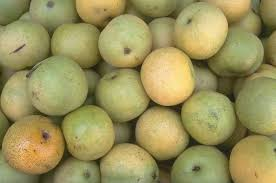
#> input picture lab4/image.jpg, 276 x 183 px, found by its file name
$ jupyter execute --allow-errors lab3.ipynb   (Python 2 division)
#> lines starting #> are read from the running program, lines starting #| are printed output that depends on the picture
[cell 1]
import cv2
import numpy as np
import matplotlib.pyplot as  plt

[cell 2]
#Task 1a
def intensity(a,image):               #reads image and multiply with constant a, then clip values >255 and <0
    image=image.astype(int)
    image=image*a
    image[image>255]=255
    image[image<0]=0
    image=image.astype(int)

    return image
#Task1 b
def negative(image):#Subtract image from 255

    return 255-image


im=cv2.imread("image.jpg",0)
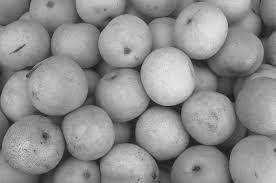
#> im: shape (183, 276); min 21, max 231, mean 142.5
plt.imshow(intensity(1.4,im),cmap='gray')
#> in intensity, `image[image>255]=255`:
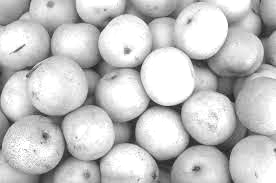
#> image: shape (183, 276) float64; min 29.4, max 255, mean 196.6
plt.show()

[cell 3]
#Task 2 Log functions:

def log_transform(image,c):    #formula implemented for log transformation
    image=image.astype(int)
    image=np.log(1+image)
    image=c*image

    image[image>255]=255          #Clipping
    image[image<0]=0
    return image.astype("uint8")


im=cv2.imread("image.jpg",0)
plt.imshow(log_transform(im,0.8),cmap="gray")
#> in log_transform, `image=np.log(1+image)`:
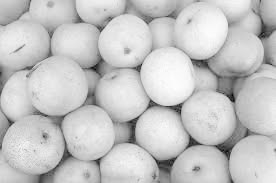
#> image: shape (183, 276) float64; min 3.09, max 5.45, mean 4.92; drawn with min black and max white
#> in log_transform, `return image.astype("uint8")`:
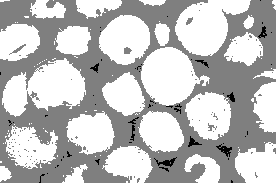
#> returned value: shape (183, 276); min 2, max 4, mean 3.5; drawn with min black and max white
plt.show()


def power_transform(image,power,c):   # Power formula implementation
    image=image.astype(int)
    image=np.power(image,power)
    image=c*image
    image[image>255]=255            #Clipping
    image[image<0]=0
    return image.astype('uint8')

plt.imshow(power_transform(im,1.13,1),cmap="gray")
#> in power_transform, `image=np.power(image,power)`:
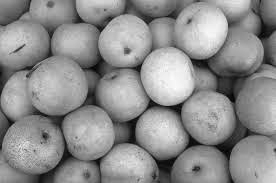
#> image: shape (183, 276) float64; min 31.2, max 468.7, mean 273.3; drawn with min black and max white
#> in power_transform, `image[image>255]=255`:
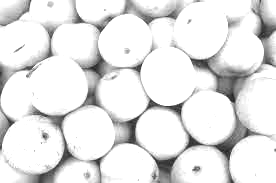
#> image: shape (183, 276) float64; min 31.2, max 255, mean 228.9
plt.show()

[cell 4]
#histogram equilization
import collections


plt.rcParams['figure.figsize'] = (15.0, 10.0)
image=cv2.imread("image.jpg")
#> image is the input picture: shape (183, 276, 3); mean B, G, R 91.1, 146.4, 154.5
image=np.average(image,2).astype(int)
#> image: shape (183, 276) int64
print image.ravel().shape
#| (50508,)


#plt.imshow(imagee,cmap = plt.get_cmap('gray'))      #Shwoing original histogram before equalization
plt.hist(image.ravel(),256,[0,256])
plt.show()
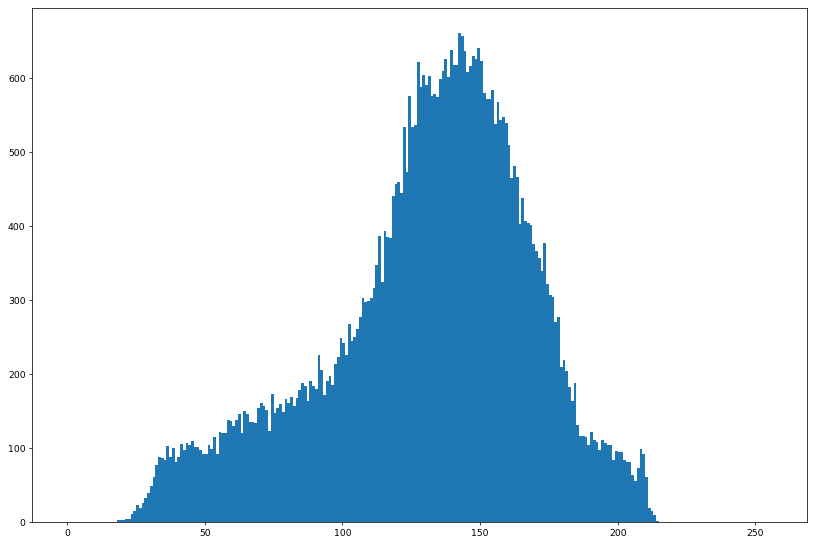
#> figure drawn by matplotlib, 1 panel; tallest bar 661 high, from x = 142 to 143

def his_equi(image):
    flat=image.flatten()           #convert image to 1D
    bins= collections.Counter(flat)  # Calculating relative histogram of image
    total=sum(bins.values())         #total number of ppixels


    cdf=np.array(bins.values()).astype(float)
    cdf=(cdf)/total                            #Calculating individual probalility

    for i in range (1,len(bins)):
        cdf[i]=cdf[i-1]+cdf[i]          # PDF to CDF

    cdf=np.array(cdf)
    cdf=(cdf*255).astype(int)             #calculating new values


    dic ={}
    i=0
    for key in bins.keys():
        dic[key]=cdf[i]             #Assigning new values  to pixels
        i+=1

    equalized=np.zeros_like(flat)

    for key in bins.keys():
        equalized=np.where(flat==key,dic[key],equalized)   #getting output image equilized and flattened


    return equalized


#> (the rest of this cell did not finish here and is left out)

#> in his_equi, `bins= collections.Counter(flat)`: bins = 256 items
#> in his_equi, `total=sum(bins.values())`: total = 151524

plt.hist(equalized,256,[0,256])
plt.show()

[cell 5]
#Task 4


def contrast_stretching(image,clip):  #input image and clipping percentile
    clip_right=clip
    clip_left=100-clip

    hist=cv2.calcHist([image],[0],None,[256],[0,256])  # Calculate histogram to get value of c and d

    x=np.arange(256)    # for plotting
    tem=np.zeros_like(hist)
    a=tem[0]=0
    b=255
    plt.plot(x,hist)
    plt.show()

    total=np.sum(hist)
    for i in range(1,len(hist)):
        tem[i]=(np.sum(hist[0:i])/total)*100    #getting cummulative histogram
    c = (np.abs(tem-clip_right)).argmin()       #getting index to 5percenile and 95
    d = (np.abs(tem-clip_left)).argmin()

    image=image.astype(int)
    out=((image-c)*((b-a)/((d-c))))+a    # Applying formula
    out[out<0]=0
    out[out>255]=255
    out=out.astype("uint8")
    his=cv2.calcHist([out],[0],None,[256],[0,256])
    x=np.arange(256)

    plt.plot(x,his)
    plt.show()
                                                          # Showing output stretched contrast
    plt.imshow(image,cmap="gray")
    plt.show()
    plt.imshow(out,cmap="gray")
    plt.show()


image=cv2.imread("image.jpg",0)
contrast_stretching( image,5)
#> in contrast_stretching, `hist=cv2.calcHist([image],[0],None,[256],[0,256])`: hist = 256 values, max 657 at index 161, min 0 at index 0, mean 197.3
#> in contrast_stretching, `plt.show()`:
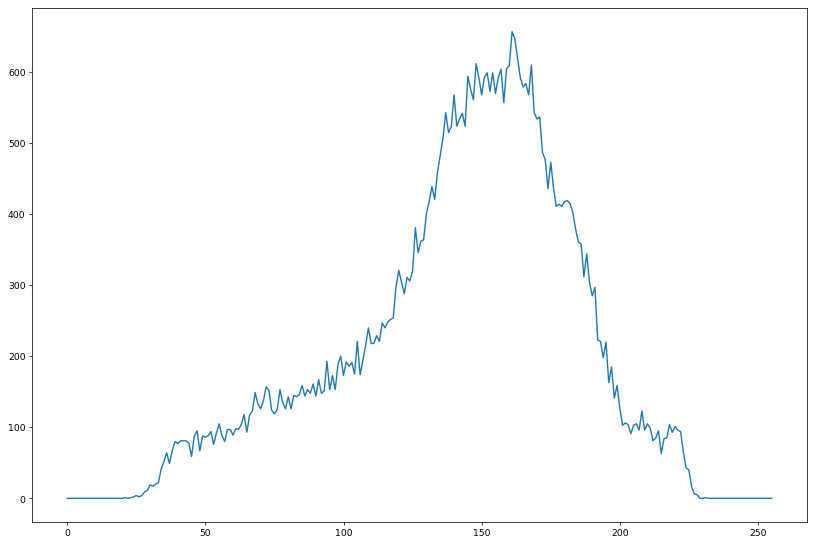
#> figure drawn by matplotlib, 1 panel; curve peaks at x = 161, y = 657
#> in contrast_stretching, `total=np.sum(hist)`: total = 50508
#> after the loop in contrast_stretching, `for i in range(1,len(hist)):`: tem = 256 values from 0 to 100
#> in contrast_stretching, `c = (np.abs(tem-clip_right)).argmin()`: c = 64
#> in contrast_stretching, `d = (np.abs(tem-clip_left)).argmin()`: d = 199
#> in contrast_stretching, `out[out<0]=0`:
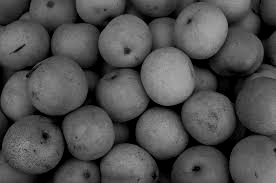
#> out: shape (183, 276) int64; min 0, max 167, mean 79.3
#> in contrast_stretching, `his=cv2.calcHist([out],[0],None,[256],[0,256])`: his = 256 values, max 2669 at index 0, min 0 at index 165, mean 197.3
#> in contrast_stretching, `plt.show()`:
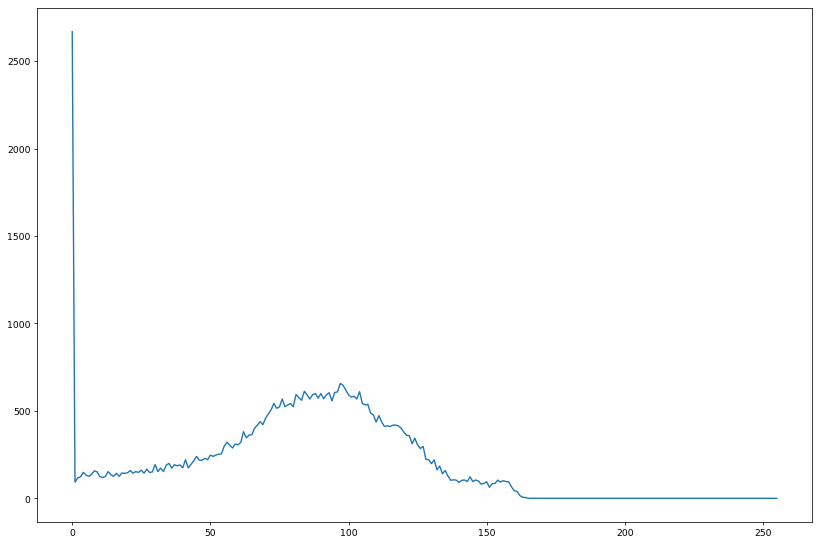
#> figure drawn by matplotlib, 1 panel; curve peaks at x = 0, y = 2669
